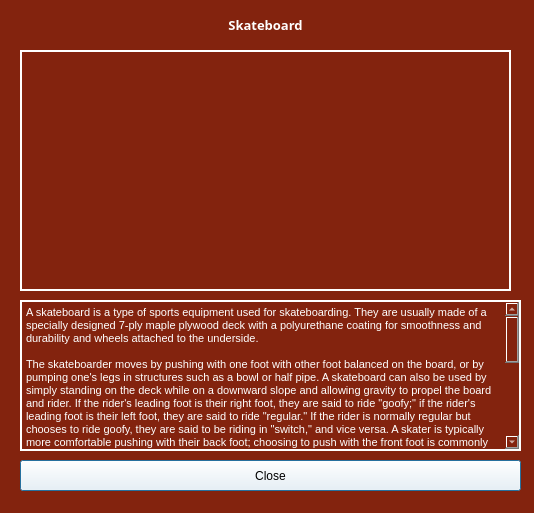
<?xml version="1.0" encoding="UTF-8"?>
<ui version="4.0">
 <class>Dialog</class>
 <widget class="QDialog" name="Dialog">
  <property name="geometry">
   <rect>
    <x>0</x>
    <y>0</y>
    <width>534</width>
    <height>513</height>
   </rect>
  </property>
  <property name="windowTitle">
   <string>Dialog</string>
  </property>
  <property name="styleSheet">
   <string notr="true">background-color: #83230E;
color: white;</string>
  </property>
  <widget class="QLabel" name="label_6">
   <property name="geometry">
    <rect>
     <x>20</x>
     <y>10</y>
     <width>491</width>
     <height>31</height>
    </rect>
   </property>
   <property name="font">
    <font>
     <family>Arial Black</family>
     <pointsize>10</pointsize>
     <weight>75</weight>
     <bold>true</bold>
    </font>
   </property>
   <property name="text">
    <string>&lt;html&gt;&lt;head/&gt;&lt;body&gt;&lt;p align=&quot;center&quot;&gt;Skateboard&lt;/p&gt;&lt;/body&gt;&lt;/html&gt;</string>
   </property>
  </widget>
  <widget class="QTextEdit" name="textEdit">
   <property name="geometry">
    <rect>
     <x>20</x>
     <y>300</y>
     <width>501</width>
     <height>151</height>
    </rect>
   </property>
   <property name="styleSheet">
    <string notr="true">border: 2px solid white</string>
   </property>
   <property name="readOnly">
    <bool>true</bool>
   </property>
   <property name="html">
    <string>&lt;!DOCTYPE HTML PUBLIC &quot;-//W3C//DTD HTML 4.0//EN&quot; &quot;http://www.w3.org/TR/REC-html40/strict.dtd&quot;&gt;
&lt;html&gt;&lt;head&gt;&lt;meta name=&quot;qrichtext&quot; content=&quot;1&quot; /&gt;&lt;style type=&quot;text/css&quot;&gt;
p, li { white-space: pre-wrap; }
&lt;/style&gt;&lt;/head&gt;&lt;body style=&quot; font-family:'MS Shell Dlg 2'; font-size:8.25pt; font-weight:400; font-style:normal;&quot;&gt;
&lt;p style=&quot; margin-top:0px; margin-bottom:0px; margin-left:0px; margin-right:0px; -qt-block-indent:0; text-indent:0px;&quot;&gt;A skateboard is a type of sports equipment used for skateboarding. They are usually made of a specially designed 7-ply maple plywood deck with a polyurethane coating for smoothness and durability and wheels attached to the underside.&lt;/p&gt;
&lt;p style=&quot;-qt-paragraph-type:empty; margin-top:0px; margin-bottom:0px; margin-left:0px; margin-right:0px; -qt-block-indent:0; text-indent:0px;&quot;&gt;&lt;br /&gt;&lt;/p&gt;
&lt;p style=&quot; margin-top:0px; margin-bottom:0px; margin-left:0px; margin-right:0px; -qt-block-indent:0; text-indent:0px;&quot;&gt;The skateboarder moves by pushing with one foot with other foot balanced on the board, or by pumping one's legs in structures such as a bowl or half pipe. A skateboard can also be used by simply standing on the deck while on a downward slope and allowing gravity to propel the board and rider. If the rider's leading foot is their right foot, they are said to ride &amp;quot;goofy;&amp;quot; if the rider's leading foot is their left foot, they are said to ride &amp;quot;regular.&amp;quot; If the rider is normally regular but chooses to ride goofy, they are said to be riding in &amp;quot;switch,&amp;quot; and vice versa. A skater is typically more comfortable pushing with their back foot; choosing to push with the front foot is commonly referred to as riding &amp;quot;mongo&amp;quot;, and has negative connotations of style and effectiveness in the skateboarding community.&lt;/p&gt;
&lt;p style=&quot;-qt-paragraph-type:empty; margin-top:0px; margin-bottom:0px; margin-left:0px; margin-right:0px; -qt-block-indent:0; text-indent:0px;&quot;&gt;&lt;br /&gt;&lt;/p&gt;
&lt;p style=&quot; margin-top:0px; margin-bottom:0px; margin-left:0px; margin-right:0px; -qt-block-indent:0; text-indent:0px;&quot;&gt;In the early 2000s, electric skateboards have also appeared. These no longer require the propelling of the skateboard by means of the feet; rather an electric motor propels the board, fed by an electric battery.&lt;/p&gt;
&lt;p style=&quot;-qt-paragraph-type:empty; margin-top:0px; margin-bottom:0px; margin-left:0px; margin-right:0px; -qt-block-indent:0; text-indent:0px;&quot;&gt;&lt;br /&gt;&lt;/p&gt;
&lt;p style=&quot; margin-top:0px; margin-bottom:0px; margin-left:0px; margin-right:0px; -qt-block-indent:0; text-indent:0px;&quot;&gt;There is no governing body that declares any regulations on what constitutes a skateboard or the parts from which it is assembled. Historically, the skateboard has conformed both to contemporary trends and to the ever-evolving array of stunts performed by riders/users, who require a certain functionality from the board. The board shape depends largely upon its desired function. Longboards are a type of skateboard with a longer wheelbase and larger, softer wheels.&lt;/p&gt;
&lt;p style=&quot;-qt-paragraph-type:empty; margin-top:0px; margin-bottom:0px; margin-left:0px; margin-right:0px; -qt-block-indent:0; text-indent:0px;&quot;&gt;&lt;br /&gt;&lt;/p&gt;
&lt;p style=&quot; margin-top:0px; margin-bottom:0px; margin-left:0px; margin-right:0px; -qt-block-indent:0; text-indent:0px;&quot;&gt;The two main types of skateboards are the longboard and the shortboard. The shape of the board is also important: the skateboard must be concaved to perform tricks.[1] Longboards are usually faster and are mostly used for cruising and racing, while shortboards are mostly used for doing tricks and riding in skateparks.&lt;/p&gt;&lt;/body&gt;&lt;/html&gt;</string>
   </property>
  </widget>
  <widget class="QPushButton" name="closeButton">
   <property name="geometry">
    <rect>
     <x>20</x>
     <y>460</y>
     <width>501</width>
     <height>31</height>
    </rect>
   </property>
   <property name="styleSheet">
    <string notr="true">background-color: white; color: black</string>
   </property>
   <property name="text">
    <string>Close</string>
   </property>
  </widget>
  <widget class="QLabel" name="photoLabel">
   <property name="geometry">
    <rect>
     <x>20</x>
     <y>50</y>
     <width>491</width>
     <height>241</height>
    </rect>
   </property>
   <property name="styleSheet">
    <string notr="true">border: 2px solid white</string>
   </property>
   <property name="text">
    <string/>
   </property>
  </widget>
 </widget>
 <resources/>
 <connections/>
</ui>
